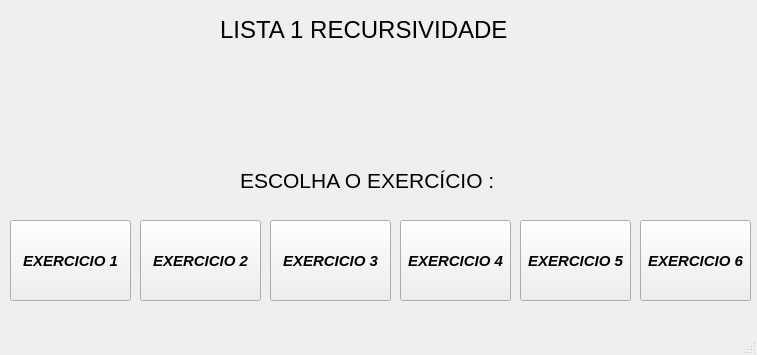
<?xml version="1.0" encoding="UTF-8"?>
<ui version="4.0">
 <class>MainWindow</class>
 <widget class="QMainWindow" name="MainWindow">
  <property name="geometry">
   <rect>
    <x>0</x>
    <y>0</y>
    <width>757</width>
    <height>355</height>
   </rect>
  </property>
  <property name="windowTitle">
   <string>MainWindow</string>
  </property>
  <widget class="QWidget" name="centralwidget">
   <widget class="QPushButton" name="pushButton">
    <property name="geometry">
     <rect>
      <x>10</x>
      <y>220</y>
      <width>121</width>
      <height>81</height>
     </rect>
    </property>
    <property name="font">
     <font>
      <pointsize>11</pointsize>
      <italic>true</italic>
      <bold>true</bold>
     </font>
    </property>
    <property name="text">
     <string>EXERCICIO 1</string>
    </property>
   </widget>
   <widget class="QPushButton" name="pushButtonexercicio2">
    <property name="geometry">
     <rect>
      <x>140</x>
      <y>220</y>
      <width>121</width>
      <height>81</height>
     </rect>
    </property>
    <property name="font">
     <font>
      <pointsize>11</pointsize>
      <italic>true</italic>
      <bold>true</bold>
     </font>
    </property>
    <property name="text">
     <string>EXERCICIO 2</string>
    </property>
   </widget>
   <widget class="QPushButton" name="pushButtonExercicio3">
    <property name="geometry">
     <rect>
      <x>270</x>
      <y>220</y>
      <width>121</width>
      <height>81</height>
     </rect>
    </property>
    <property name="font">
     <font>
      <pointsize>11</pointsize>
      <italic>true</italic>
      <bold>true</bold>
     </font>
    </property>
    <property name="text">
     <string>EXERCICIO 3</string>
    </property>
   </widget>
   <widget class="QPushButton" name="pushButtonExercicio4">
    <property name="geometry">
     <rect>
      <x>400</x>
      <y>220</y>
      <width>111</width>
      <height>81</height>
     </rect>
    </property>
    <property name="font">
     <font>
      <pointsize>11</pointsize>
      <italic>true</italic>
      <bold>true</bold>
     </font>
    </property>
    <property name="text">
     <string>EXERCICIO 4</string>
    </property>
   </widget>
   <widget class="QPushButton" name="pushButtonExercicio5">
    <property name="geometry">
     <rect>
      <x>520</x>
      <y>220</y>
      <width>111</width>
      <height>81</height>
     </rect>
    </property>
    <property name="font">
     <font>
      <pointsize>11</pointsize>
      <italic>true</italic>
      <bold>true</bold>
     </font>
    </property>
    <property name="text">
     <string>EXERCICIO 5</string>
    </property>
   </widget>
   <widget class="QPushButton" name="pushButtonExercicio6">
    <property name="geometry">
     <rect>
      <x>640</x>
      <y>220</y>
      <width>111</width>
      <height>81</height>
     </rect>
    </property>
    <property name="font">
     <font>
      <pointsize>11</pointsize>
      <italic>true</italic>
      <bold>true</bold>
     </font>
    </property>
    <property name="text">
     <string>EXERCICIO 6</string>
    </property>
   </widget>
   <widget class="QLabel" name="label">
    <property name="geometry">
     <rect>
      <x>220</x>
      <y>0</y>
      <width>321</width>
      <height>61</height>
     </rect>
    </property>
    <property name="text">
     <string>&lt;html&gt;&lt;head/&gt;&lt;body&gt;&lt;p&gt;&lt;span style=&quot; font-size:18pt; color:#000000;&quot;&gt;LISTA 1 RECURSIVIDADE&lt;/span&gt;&lt;/p&gt;&lt;/body&gt;&lt;/html&gt;</string>
    </property>
   </widget>
   <widget class="QLabel" name="label_3">
    <property name="geometry">
     <rect>
      <x>-90</x>
      <y>-30</y>
      <width>851</width>
      <height>481</height>
     </rect>
    </property>
    <property name="text">
     <string/>
    </property>
    <property name="pixmap">
     <pixmap>../fundop5.jpg</pixmap>
    </property>
    <property name="scaledContents">
     <bool>true</bool>
    </property>
   </widget>
   <widget class="QLabel" name="label_2">
    <property name="geometry">
     <rect>
      <x>240</x>
      <y>150</y>
      <width>321</width>
      <height>61</height>
     </rect>
    </property>
    <property name="text">
     <string>&lt;html&gt;&lt;head/&gt;&lt;body&gt;&lt;p&gt;&lt;span style=&quot; font-size:16pt; color:#000000;&quot;&gt;ESCOLHA O EXERCÍCIO :&lt;/span&gt;&lt;/p&gt;&lt;/body&gt;&lt;/html&gt;</string>
    </property>
   </widget>
   <zorder>label_3</zorder>
   <zorder>pushButton</zorder>
   <zorder>pushButtonexercicio2</zorder>
   <zorder>pushButtonExercicio3</zorder>
   <zorder>pushButtonExercicio4</zorder>
   <zorder>pushButtonExercicio5</zorder>
   <zorder>pushButtonExercicio6</zorder>
   <zorder>label</zorder>
   <zorder>label_2</zorder>
  </widget>
  <widget class="QMenuBar" name="menubar">
   <property name="geometry">
    <rect>
     <x>0</x>
     <y>0</y>
     <width>757</width>
     <height>25</height>
    </rect>
   </property>
  </widget>
  <widget class="QStatusBar" name="statusbar"/>
 </widget>
 <resources/>
 <connections/>
</ui>
